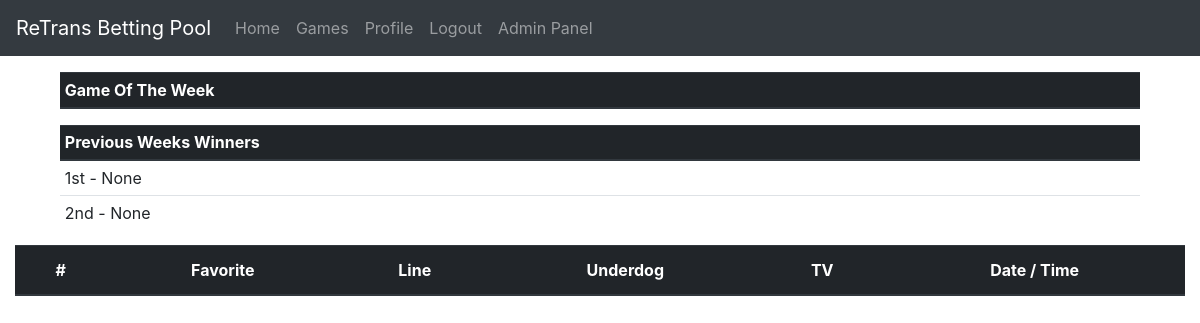
Before: / (signed in) with the older database file.
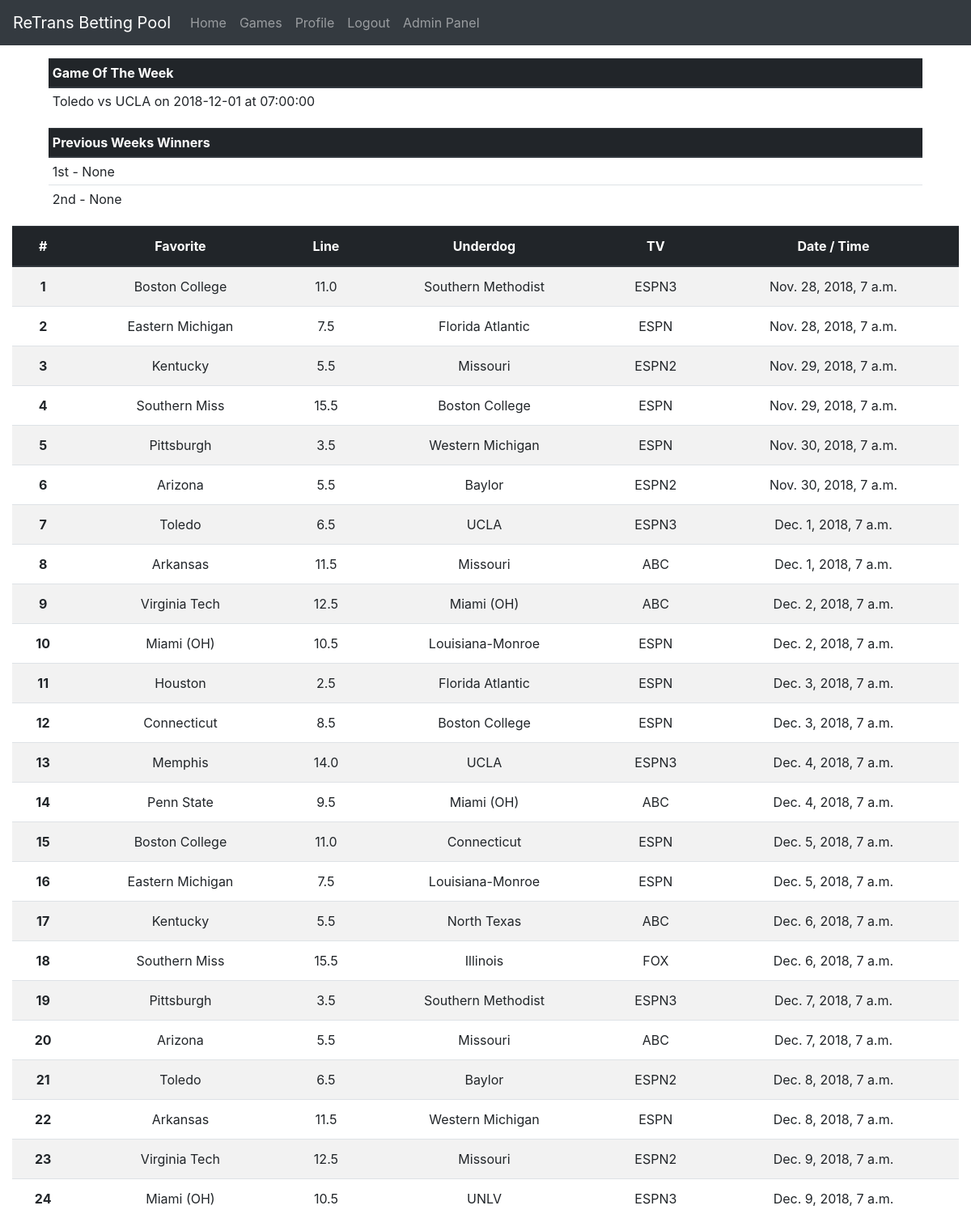
After: the same page with the newer database file.
### pool/models.py (models this page shows, shortened)
class Game(models.Model):
    favorite = models.ForeignKey(Team, on_delete=models.CASCADE, related_name='favorite')
    underdog = models.ForeignKey(Team, on_delete=models.CASCADE, related_name='underdog')
    home = models.ForeignKey(Team, on_delete=models.CASCADE, related_name='home')
    tv = models.CharField(max_length=12)
    date_time = models.DateTimeField()
    spread = models.FloatField()
    is_game_of_week = models.BooleanField(default=False)
    underdog_score = models.IntegerField(null=True, blank=True)
    favorite_score = models.IntegerField(null=True, blank=True)
    is_tie_breaker = models.BooleanField(default=False)
    class Meta:
        ordering = [
            'date_time'
        ]
    def __str__(self):
        return "{} vs {} on {} at {}".format(
                self.favorite.name,    self.underdog.name,
                self.date_time.date(), self.date_time.time()
            )

class Team(models.Model):
    name = models.CharField(max_length=64)
    class Meta:
        ordering = ["name"]

### pool/views.py (the view, shortened to what this page needs)
# urls.py: 2. Add a URL to urlpatterns:  path('', views.home, name='home')
@login_required
def home(request):
    dt = timezone.now()
    try:
        games = Game.objects.filter(date_time__range=(
            mondayOfSameWeek(lastWeek(dt)),
            sundayOfSameWeek(lastWeek(dt))
        ))
    except ObjectDoesNotExist:
        games = []
    try:
        bets = Bet.objects.filter(game__in=games)
    except ObjectDoesNotExist:
        bets = []
    points = {}
    for bet in bets:
        try:
            value = points[bet.user]
        except KeyError:
            value = 0
        points[bet.user] = value
    first  = None
    second = None
    for user in points:
        if  first == None:
            if points[user] > 0:
                first  =  user
    try:
        season     = Season.objects.get(start__lte=dt, end__gte=dt)
    except ObjectDoesNotExist:
        try:
            season = Season.objects.filter(end__lte=dt).order_by('end').last()
        except ObjectDoesNotExist:
            season = None
    if season != None:
        end = endOfSeasonalWeek(lastWeek(dt), season)
        if  end == None:
            end = datetime(season.end.year, season.end.month, season.end.day, tzinfo=dt.tzinfo)
    try:
        if season == None:
            raise ObjectDoesNotExist()
        games = Game.objects.filter(date_time__range=(
            datetime(season.start.year, season.start.month, season.start.day, tzinfo=dt.tzinfo), end
        ))
    except ObjectDoesNotExist:
        games = []
    try:
        bets = Bet.objects.filter(game__in=games)
    except ObjectDoesNotExist:
        bets = []
    points = {}
    for bet in bets:
        try:
            value = points[bet.user]
        except KeyError:
            value = 0
        if bet.game.underdog_score != None and bet.game.favorite_score != None:
            if bet.team == bet.game.underdog:
                if bet.game.favorite_score < (bet.game.underdog_score + bet.game.spread):
                    won = True
                else:
                    won = False
            else:
                if bet.game.underdog_score < (bet.game.favorite_score - bet.game.spread):
                    won = True
                else:
                    won = False
            if won:
                value = value + 1
                if bet.is_high_risk:
                    value = value + 5
                if bet.game.is_game_of_week:
                    value = value + 2
            else:
                if bet.is_high_risk:
                    value = value - 5
        points[bet.user] = value
    try:
        if season == None:
            raise ObjectDoesNotExist()
        games = games.filter(date_time__range=(startOfSeasonalWeek(lastWeek(dt), season), end))
    except ObjectDoesNotExist:
        games = []
    try:
        bets = Bet.objects.filter(game__in=games)
    except ObjectDoesNotExist:
        bets = []
    change = {}
    for bet in bets:
        try:
            value = change[bet.user]
        except KeyError:
            value = 0
        change[bet.user] = value
    if season != None:
        try:
            value = points[request.user]
        except KeyError:
            points[request.user]     = 0
            if len(change)          != 0:
                change[request.user] = 0
    print("From WC Points:")
    for user in points:
        print(str(user) + ": " + str(points[user]))
    print("From WC Change:")
    for user in change:
        print(str(user) + ": " + str(change[user]))
    last_week = seasonalWeek(lastWeek(dt), season)
    this_week = seasonalWeek(         dt , season)
    print(str(last_week))
    print(str(this_week))
    return render(
        request, 'home.html',
        {
            'title': ("Winston Cup Week " + str(this_week)) if this_week != None else "Out of season",
            'games': Game.objects.filter(date_time__range=(lastWeek(dt), nextWeek(dt))).order_by('date_time'),
            'table_headers': ['Favorite', 'Line', 'Underdog', 'TV', 'Date / Time'],
            'first': first, 'second': second,
            'week_header': "Week " + str(last_week) if last_week != None else ""
        }
    )

### pool/views.py (called while the page is built)
def endOfSeasonalWeek(dt, season):
    if  season == None:
        try:
            season = Season.objects.get(start__lte=dt, end__gte=dt)
        except ObjectDoesNotExist:
            return None
    if dt.date() > season.end:
        return None
    i = startOfSeasonalWeek(dt, season) + timedelta(days=6)
    if  i.date() > season.end:
        i = datetime(season.end.year, season.end.month, season.end.day,              tzinfo=i.tzinfo)
    return  datetime(         i.year,          i.month,          i.day, 23, 59, 59, 999999, i.tzinfo)

def lastWeek(dt):
    return stripTime(dt) - timedelta(days=7)

def mondayOfSameWeek(dt):
    i =    stripTime(dt)
    j =      i.weekday()
    return i - timedelta(days=j)

def nextWeek(dt):
    return stripTime(dt) + timedelta(days=7)

def stripTime(dt):
    return datetime(dt.year, dt.month, dt.day, tzinfo=dt.tzinfo)

def sundayOfSameWeek(dt):
    i =    stripTime(dt)
    j =  6 - i.weekday()
    k =  i + timedelta(days=j)
    return datetime(k.year, k.month, k.day, 23, 59, 59, 999999, k.tzinfo)

### pool/templates/home.html
{% extends 'base.html' %}
{% block content %}
    <div class="container pt-3 panel">
        <div class="container-fluid">
            <div class="">
            <table class="table table-sm">
            <thead class="thead-dark">
                <tr>
                    <th scope="col">Game Of The Week</th>
                </tr>
            </thead>
                <tbody>
                {% for game in games %}
                    {% if game.is_game_of_week %}
                        <tr>
                            <td>{{ game }}</td>
                        </tr>
                    {% endif %}
                {%  endfor %}
                </tbody>
            </table>
            </div>
            <div class="">
            <table class="table table-sm">
                <thead class="thead-dark">
                    <tr>
                        <th scope="col">Previous Weeks Winners</th>
                    </tr>
                </thead>
                <tbody>
                    <tr>
                        <td>1st - {{ first }}</td>
                    </tr>
                    <tr>
                        <td>2nd - {{ second }}</td>
                    </tr>
                </tbody>
            </table>
            </div>
        </div>
    </div>
    <div class="container-fluid text-center">
        <div >
            <table class="table table-striped">
            <thead class="thead-dark">
                <tr>
                    <th scope="col">#</th>
                    {% for header in table_headers %}
                        <th scope="col">{{ header }}</th>
                    {% endfor %}
                </tr>
                </thead>
                <tbody>
                    {% for game in games %}
                        <tr>
                            <th scope="row">{{ forloop.counter }}</th>
                            <td>{{ game.favorite.name }}</td>
                            <td>{{ game.spread }}</td>
                            <td>{{ game.underdog.name }}</td>
                            <td>{{ game.tv }}</td>
                            <td>{{ game.date_time }}</td>
                        </tr>
                    {% endfor %}
                </tbody>
            </table>
        </div>
    </div>
{% endblock %}

Changed rows visible on the page:
added Game: favorite+underdog+date_time "Toledo vs UCLA on 2018-12-01 at 07:00:00", favorite.name "Toledo", spread "6.5", underdog.name "UCLA", tv "ESPN3", date_time "Dec. 1, 2018, 7 a.m."
added Game: favorite.name "Boston College", spread "11.0", underdog.name "Southern Methodist", tv "ESPN3", date_time "Nov. 28, 2018, 7 a.m."
added Game: favorite.name "Eastern Michigan", spread "7.5", underdog.name "Florida Atlantic", tv "ESPN", date_time "Nov. 28, 2018, 7 a.m."
added Game: favorite.name "Kentucky", spread "5.5", underdog.name "Missouri", tv "ESPN2", date_time "Nov. 29, 2018, 7 a.m."
added Game: favorite.name "Southern Miss", spread "15.5", underdog.name "Boston College", tv "ESPN", date_time "Nov. 29, 2018, 7 a.m."
added Game: favorite.name "Pittsburgh", spread "3.5", underdog.name "Western Michigan", tv "ESPN", date_time "Nov. 30, 2018, 7 a.m."
added Game: favorite.name "Arizona", spread "5.5", underdog.name "Baylor", tv "ESPN2", date_time "Nov. 30, 2018, 7 a.m."
added Game: favorite.name "Arkansas", spread "11.5", underdog.name "Missouri", tv "ABC", date_time "Dec. 1, 2018, 7 a.m."
added Game: favorite.name "Virginia Tech", spread "12.5", underdog.name "Miami (OH)", tv "ABC", date_time "Dec. 2, 2018, 7 a.m."
added Game: favorite.name "Miami (OH)", spread "10.5", underdog.name "Louisiana-Monroe", tv "ESPN", date_time "Dec. 2, 2018, 7 a.m."
added Game: favorite.name "Houston", spread "2.5", underdog.name "Florida Atlantic", tv "ESPN", date_time "Dec. 3, 2018, 7 a.m."
added Game: favorite.name "Connecticut", spread "8.5", underdog.name "Boston College", tv "ESPN", date_time "Dec. 3, 2018, 7 a.m."
added Game: favorite.name "Memphis", spread "14.0", underdog.name "UCLA", tv "ESPN3", date_time "Dec. 4, 2018, 7 a.m."
added Game: favorite.name "Penn State", spread "9.5", underdog.name "Miami (OH)", tv "ABC", date_time "Dec. 4, 2018, 7 a.m."
added Game: favorite.name "Boston College", spread "11.0", underdog.name "Connecticut", tv "ESPN", date_time "Dec. 5, 2018, 7 a.m."
added Game: favorite.name "Eastern Michigan", spread "7.5", underdog.name "Louisiana-Monroe", tv "ESPN", date_time "Dec. 5, 2018, 7 a.m."
added Game: favorite.name "Kentucky", spread "5.5", underdog.name "North Texas", tv "ABC", date_time "Dec. 6, 2018, 7 a.m."
added Game: favorite.name "Southern Miss", spread "15.5", underdog.name "Illinois", tv "FOX", date_time "Dec. 6, 2018, 7 a.m."
added Game: favorite.name "Pittsburgh", spread "3.5", underdog.name "Southern Methodist", tv "ESPN3", date_time "Dec. 7, 2018, 7 a.m."
added Game: favorite.name "Arizona", spread "5.5", underdog.name "Missouri", tv "ABC", date_time "Dec. 7, 2018, 7 a.m."
added Game: favorite.name "Toledo", spread "6.5", underdog.name "Baylor", tv "ESPN2", date_time "Dec. 8, 2018, 7 a.m."
added Game: favorite.name "Arkansas", spread "11.5", underdog.name "Western Michigan", tv "ESPN", date_time "Dec. 8, 2018, 7 a.m."
added Game: favorite.name "Virginia Tech", spread "12.5", underdog.name "Missouri", tv "ESPN2", date_time "Dec. 9, 2018, 7 a.m."
added Game: favorite.name "Miami (OH)", spread "10.5", underdog.name "UNLV", tv "ESPN3", date_time "Dec. 9, 2018, 7 a.m."
